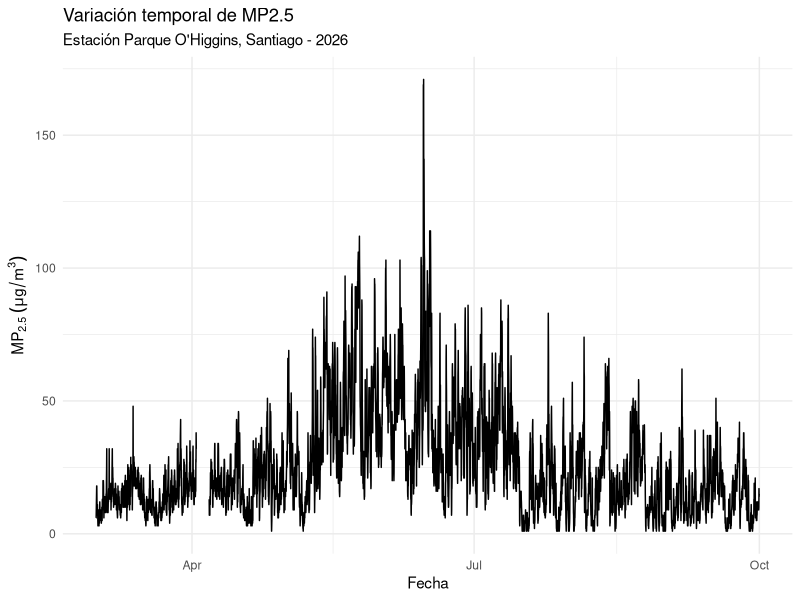
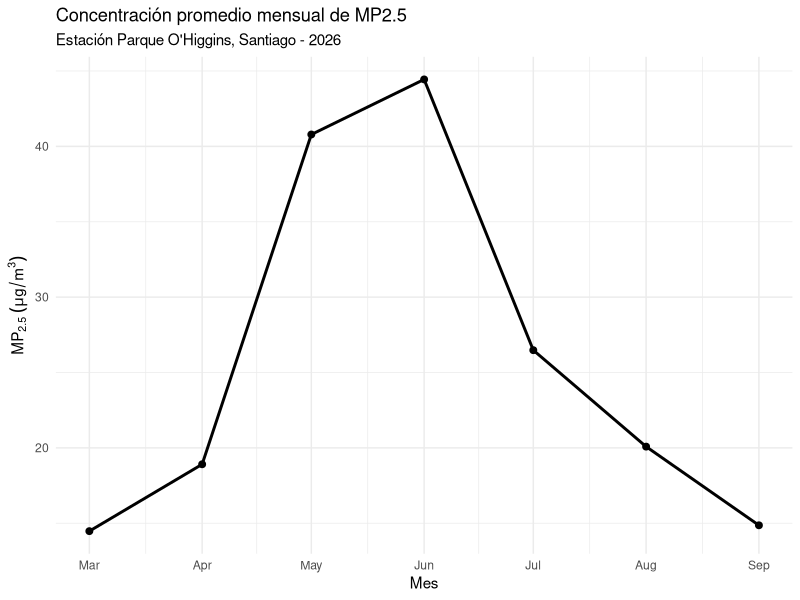
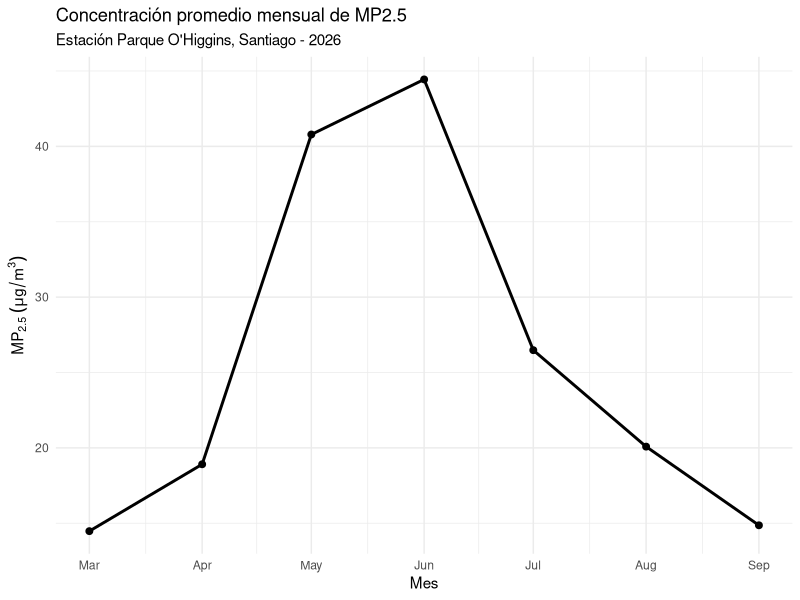

Source code (R) for these figures, in order:
# Análisis exploratorio de datos de MP2.5
# Estación Parque O'Higgins - SINCA
# Año 2026

library(tidyverse)


getwd()

# Importar datos
datos_mp25 <- read_delim(
  "datos/sinca/SINCA_Parque_OHiggins_MP25_2026.csv",
  delim = ";"
)

# Explorar la estructura de los datos
glimpse(datos_mp25)

# Resumen estadístico inicial
summary(datos_mp25)

# Preparar los datos para el análisis

datos_mp25 <- datos_mp25 %>%
  select(-...6) %>%
  mutate(
    mp25 = coalesce(
      `Registros validados`,
      `Registros preliminares`,
      `Registros no validados`
    )
  )

# Resumen de la concentración de MP2.5
summary(datos_mp25$mp25)

# Cantidad de datos ausentes de MP2.5
sum(is.na(datos_mp25$mp25))

# Crear variable de fecha y hora

datos_mp25 <- datos_mp25 %>%
  mutate(
    fecha_hora = ymd_hm(
      paste(
        `FECHA (YYMMDD)`,
        `HORA (HHMM)`
      )
    )
  )

glimpse(datos_mp25$fecha_hora)

# Visualización de la serie temporal de MP2.5

ggplot(datos_mp25, aes(x = fecha_hora, y = mp25)) +
  geom_line(na.rm = TRUE) +
  labs(
    title = "Variación temporal de MP2.5",
    subtitle = "Estación Parque O'Higgins, Santiago - 2026",
    x = "Fecha",
    y = expression("MP"[2.5]~(mu*g/m^3))
  ) +
  theme_minimal()
# Calcular promedios mensuales de MP2.5

mp25_mensual <- datos_mp25 %>%
  mutate(mes = floor_date(fecha_hora, "month")) %>%
  group_by(mes) %>%
  summarise(
    promedio_mp25 = mean(mp25, na.rm = TRUE)
  )

mp25_mensual

# Visualizar el promedio mensual de MP2.5

ggplot(mp25_mensual, aes(x = mes, y = promedio_mp25)) +
  geom_line(linewidth = 1) +
  geom_point(size = 2) +
  labs(
    title = "Concentración promedio mensual de MP2.5",
    subtitle = "Estación Parque O'Higgins, Santiago - 2026",
    x = "Mes",
    y = expression("MP"[2.5]~(mu*g/m^3))
  ) +
  scale_x_datetime(date_breaks = "1 month", date_labels = "%b") +
  theme_minimal()
View(datos_mp25)

ggplot(mp25_mensual, aes(x = mes, y = promedio_mp25)) +
  geom_line(linewidth = 1) +
  geom_point(size = 2) +
  labs(
    title = "Concentración promedio mensual de MP2.5",
    subtitle = "Estación Parque O'Higgins, Santiago - 2026",
    x = "Mes",
    y = expression("MP"[2.5]~(mu*g/m^3))
  ) +
  scale_x_datetime(date_breaks = "1 month", date_labels = "%b") +
  theme_minimal()
